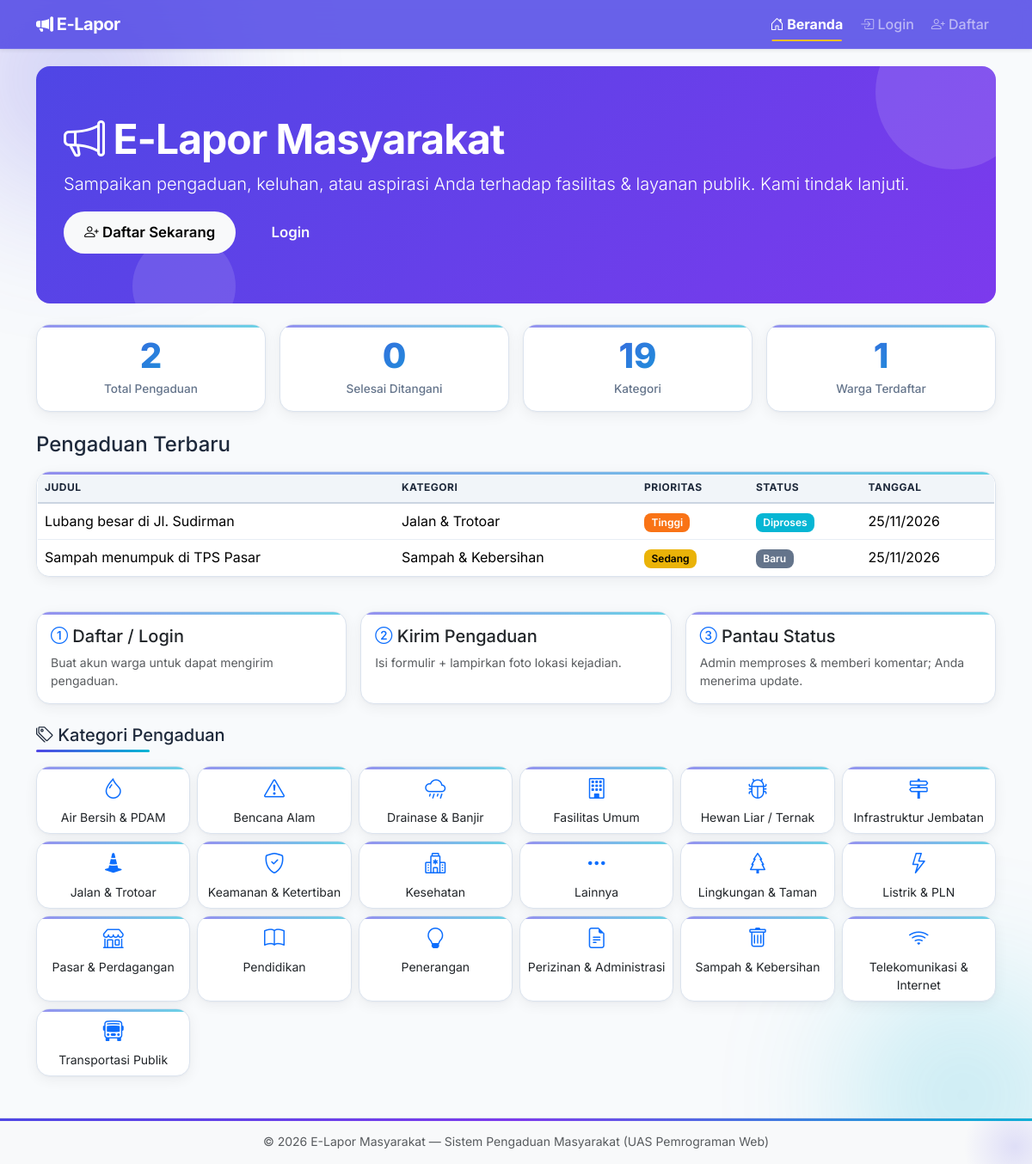
The page / on the database its author committed.
### tables this page shows
CREATE TABLE tickets (
    id           INT AUTO_INCREMENT PRIMARY KEY,
    user_id      INT NOT NULL,
    category_id  INT NOT NULL,
    judul        VARCHAR(150) NOT NULL,
    deskripsi    TEXT NOT NULL,
    lokasi       VARCHAR(255) DEFAULT NULL,
    prioritas    ENUM('Rendah','Sedang','Tinggi','Darurat') NOT NULL DEFAULT 'Sedang',
    status       ENUM('Baru','Diproses','Selesai','Ditolak') NOT NULL DEFAULT 'Baru',
    created_at   TIMESTAMP DEFAULT CURRENT_TIMESTAMP,
    updated_at   TIMESTAMP DEFAULT CURRENT_TIMESTAMP ON UPDATE CURRENT_TIMESTAMP,
    FOREIGN KEY (user_id)     REFERENCES users(id)      ON DELETE CASCADE,
    FOREIGN KEY (category_id) REFERENCES categories(id) ON DELETE RESTRICT
);

CREATE TABLE categories (
    id          INT AUTO_INCREMENT PRIMARY KEY,
    nama        VARCHAR(60) NOT NULL UNIQUE,
    deskripsi   VARCHAR(255) DEFAULT NULL,
    icon        VARCHAR(40) DEFAULT 'bi-exclamation-circle',
    created_at  TIMESTAMP DEFAULT CURRENT_TIMESTAMP
);

### includes/auth.php (called while the page is built, shortened)
<?php
function is_logged_in(): bool {
    return isset($_SESSION['user_id']);
}
function h(string $s): string {
    return htmlspecialchars($s, ENT_QUOTES, 'UTF-8');
}

### index.php (the view, shortened to what this page needs)
<?php
require_once __DIR__ . '/config/koneksi.php';
require_once __DIR__ . '/includes/auth.php';
if (is_logged_in() && !is_admin()) {
    $uid = (int) current_user()['id'];
    $totalTiket = (int) mysqli_fetch_assoc(mysqli_query($konek, "SELECT COUNT(*) c FROM tickets WHERE user_id=$uid"))['c'];
    $selesai    = (int) mysqli_fetch_assoc(mysqli_query($konek, "SELECT COUNT(*) c FROM tickets WHERE user_id=$uid AND status='Selesai'"))['c'];
    $recent = mysqli_query($konek,
        "SELECT t.judul, t.status, t.prioritas, t.created_at, c.nama AS kategori
         FROM tickets t JOIN categories c ON c.id=t.category_id
         WHERE t.user_id=$uid
         ORDER BY t.created_at DESC LIMIT 5");
} else {
    $totalTiket = (int) mysqli_fetch_assoc(mysqli_query($konek, "SELECT COUNT(*) c FROM tickets"))['c'];
    $selesai    = (int) mysqli_fetch_assoc(mysqli_query($konek, "SELECT COUNT(*) c FROM tickets WHERE status='Selesai'"))['c'];
    $recent = mysqli_query($konek,
        "SELECT t.judul, t.status, t.prioritas, t.created_at, c.nama AS kategori
         FROM tickets t JOIN categories c ON c.id=t.category_id
         ORDER BY t.created_at DESC LIMIT 5");
}
$kategori = (int) mysqli_fetch_assoc(mysqli_query($konek, "SELECT COUNT(*) c FROM categories"))['c'];
$pengguna = (int) mysqli_fetch_assoc(mysqli_query($konek, "SELECT COUNT(*) c FROM users WHERE role='warga'"))['c'];
include __DIR__ . '/includes/header.php';
?>
<div class="hero mb-4 fade-in-up">
  <h1 class="display-5 fw-bold"><i class="bi bi-megaphone"></i> E-Lapor Masyarakat</h1>
  <p class="lead mb-3">Sampaikan pengaduan, keluhan, atau aspirasi Anda terhadap fasilitas &amp; layanan publik. Kami tindak lanjuti.</p>
  <?php if (!is_logged_in()): ?>
    <a href="register.php" class="btn btn-light btn-lg me-2"><i class="bi bi-person-plus"></i> Daftar Sekarang</a>
    <a href="login.php" class="btn btn-outline-light btn-lg">Login</a>
  <?php else: ?>
    <a href="user/buat_tiket.php" class="btn btn-light btn-lg"><i class="bi bi-plus-circle"></i> Buat Pengaduan</a>
  <?php endif; ?>
</div>
<div class="row g-3 mb-4 stagger">
  <div class="col-6 col-md-3"><div class="card stat-card text-center p-3"><div class="num text-primary"><?= (int)$totalTiket ?></div><div class="lbl">Total Pengaduan</div></div></div>
  <div class="col-6 col-md-3"><div class="card stat-card text-center p-3"><div class="num text-success"><?= (int)$selesai ?></div><div class="lbl">Selesai Ditangani</div></div></div>
  <div class="col-6 col-md-3"><div class="card stat-card text-center p-3"><div class="num text-info"><?= (int)$kategori ?></div><div class="lbl">Kategori</div></div></div>
  <div class="col-6 col-md-3"><div class="card stat-card text-center p-3"><div class="num text-warning"><?= (int)$pengguna ?></div><div class="lbl">Warga Terdaftar</div></div></div>
</div>
<h4 class="mb-3"><?= (is_logged_in() && !is_admin()) ? 'Pengaduan Saya Terbaru' : 'Pengaduan Terbaru' ?></h4>
<div class="card">
  <div class="table-responsive">
    <table class="table table-hover mb-0">
      <thead class="table-light"><tr><th>Judul</th><th>Kategori</th><th>Prioritas</th><th>Status</th><th>Tanggal</th></tr></thead>
      <tbody>
        <?php $ada=false; while ($r = mysqli_fetch_assoc($recent)): $ada=true; ?>
          <tr>
            <td><?= h($r['judul']) ?></td>
            <td><?= h($r['kategori']) ?></td>
            <td><span class="badge badge-prio-<?= h($r['prioritas']) ?>"><?= h($r['prioritas']) ?></span></td>
            <td><span class="badge badge-status-<?= h($r['status']) ?>"><?= h($r['status']) ?></span></td>
            <td><?= date('d/m/Y', strtotime($r['created_at'])) ?></td>
          </tr>
        <?php endwhile; if (!$ada): ?>
          <tr><td colspan="5" class="text-center text-muted">Belum ada pengaduan.</td></tr>
        <?php endif; ?>
      </tbody>
    </table>
  </div>
</div>
<div class="row g-3 mt-4">
  <div class="col-md-4">
    <div class="card p-3 h-100">
      <h5><i class="bi bi-1-circle text-primary"></i> Daftar / Login</h5>
      <p class="text-muted small mb-0">Buat akun warga untuk dapat mengirim pengaduan.</p>
    </div>
  </div>
  <div class="col-md-4">
    <div class="card p-3 h-100">
      <h5><i class="bi bi-2-circle text-primary"></i> Kirim Pengaduan</h5>
      <p class="text-muted small mb-0">Isi formulir + lampirkan foto lokasi kejadian.</p>
    </div>
  </div>
  <div class="col-md-4">
    <div class="card p-3 h-100">
      <h5><i class="bi bi-3-circle text-primary"></i> Pantau Status</h5>
      <p class="text-muted small mb-0">Admin memproses &amp; memberi komentar; Anda menerima update.</p>
    </div>
  </div>
</div>
<div class="mt-4">
  <h5 class="mb-3 section-title"><i class="bi bi-tags"></i> Kategori Pengaduan</h5>
  <div class="row g-2">
    <?php
    $catRes = mysqli_query($konek, "SELECT nama, icon FROM categories ORDER BY nama");
    while ($c = mysqli_fetch_assoc($catRes)): ?>
      <div class="col-6 col-md-3 col-lg-2">
        <div class="card text-center p-2 h-100">
          <i class="bi <?= h($c['icon']) ?> fs-4 text-primary"></i>
          <div class="small mt-1"><?= h($c['nama']) ?></div>
        </div>
      </div>
    <?php endwhile; ?>
  </div>
</div>
<?php include __DIR__ . '/includes/footer.php'; ?>

### includes/header.php (shortened to what this page needs)
<?php
require_once __DIR__ . '/auth.php';
?>
<!DOCTYPE html>
<html lang="id">
<head>
    <link href="https://cdn.jsdelivr.net/npm/bootstrap@5.3.3/dist/css/bootstrap.min.css" rel="stylesheet">
    <link href="https://cdn.jsdelivr.net/npm/bootstrap-icons@1.11.3/font/bootstrap-icons.css" rel="stylesheet">
    <link rel="stylesheet" href="/e-lapor/assets/css/style.css?v=11">
</head>
<body>
<?php
$currentPage = basename($_SERVER['PHP_SELF']);
$navActive = function($pages) use ($currentPage) {
    return in_array($currentPage, (array)$pages) ? 'active' : '';
};
?>
<nav class="navbar navbar-expand-lg navbar-dark shadow-sm">
  <div class="container">
    <a class="navbar-brand fw-bold" href="/e-lapor/index.php">
      <i class="bi bi-megaphone-fill"></i> E-Lapor
    </a>
    <div class="collapse navbar-collapse" id="navMenu">
      <ul class="navbar-nav ms-auto align-items-lg-center gap-lg-1">
        <li class="nav-item">
          <a class="nav-link <?= $navActive('index.php') ?>" href="/e-lapor/index.php">
            <i class="bi bi-house-door"></i> Beranda
          </a>
        </li>
        <?php if (is_logged_in()): ?>
            <?php if (is_admin()): ?>
                <li class="nav-item">
                  <a class="nav-link <?= $navActive(['dashboard.php','kelola_tiket.php','kategori.php','tiket_detail.php','export.php']) ?>" href="/e-lapor/admin/dashboard.php">
                    <i class="bi bi-speedometer2"></i> Dashboard Admin
                  </a>
                </li>
            <?php else: ?>
                <li class="nav-item">
                  <a class="nav-link <?= $navActive('dashboard.php') ?>" href="/e-lapor/user/dashboard.php">
                    <i class="bi bi-grid"></i> Dashboard
                  </a>
                </li>
            <?php endif; ?>
            <li class="nav-item ms-lg-2">
              <a class="nav-link text-warning" href="/e-lapor/logout.php">
                <i class="bi bi-box-arrow-right"></i> Logout
              </a>
            </li>
            <li class="nav-item">
              <span class="navbar-text small text-white-50 ms-2">
                <i class="bi bi-person-circle"></i> <?= h(current_user()['nama']) ?>
              </span>
            </li>
        <?php else: ?>
            <li class="nav-item">
              <a class="nav-link <?= $navActive('login.php') ?>" href="/e-lapor/login.php">
                <i class="bi bi-box-arrow-in-right"></i> Login
              </a>
            </li>
            <li class="nav-item">
              <a class="nav-link <?= $navActive('register.php') ?>" href="/e-lapor/register.php">
                <i class="bi bi-person-plus"></i> Daftar
              </a>
            </li>
        <?php endif; ?>
      </ul>
    </div>
  </div>
</nav>
<main class="container my-4">

### includes/footer.php (shortened to what this page needs)
</main>
<footer class="bg-light border-top py-3 mt-5">
  <div class="container text-center text-muted small">
    &copy; <?= date('Y') ?> E-Lapor Masyarakat &mdash; Sistem Pengaduan Masyarakat (UAS Pemrograman Web)
  </div>
</footer>
</body>
</html>

### rows shown on the page
tickets: judul "Lubang besar di Jl. Sudirman", category.nama "Jalan & Trotoar", prioritas "Tinggi", status "Diproses", created_at "25/11/2026"
tickets: judul "Sampah menumpuk di TPS Pasar", category.nama "Sampah & Kebersihan", prioritas "Sedang", status "Baru", created_at "25/11/2026"
categories: nama "Air Bersih & PDAM"
categories: nama "Bencana Alam"
categories: nama "Drainase & Banjir"
categories: nama "Fasilitas Umum"
categories: nama "Hewan Liar / Ternak"
categories: nama "Infrastruktur Jembatan"
categories: nama "Jalan & Trotoar"
categories: nama "Keamanan & Ketertiban"
categories: nama "Kesehatan"
categories: nama "Lainnya"
categories: nama "Lingkungan & Taman"
categories: nama "Listrik & PLN"
categories: nama "Pasar & Perdagangan"
categories: nama "Pendidikan"
categories: nama "Penerangan"
categories: nama "Perizinan & Administrasi"
categories: nama "Sampah & Kebersihan"
categories: nama "Telekomunikasi & Internet"
categories: nama "Transportasi Publik"

### other values the page prints
$totalTiket "2"
$selesai "0"
$kategori "19"
$pengguna "1"
